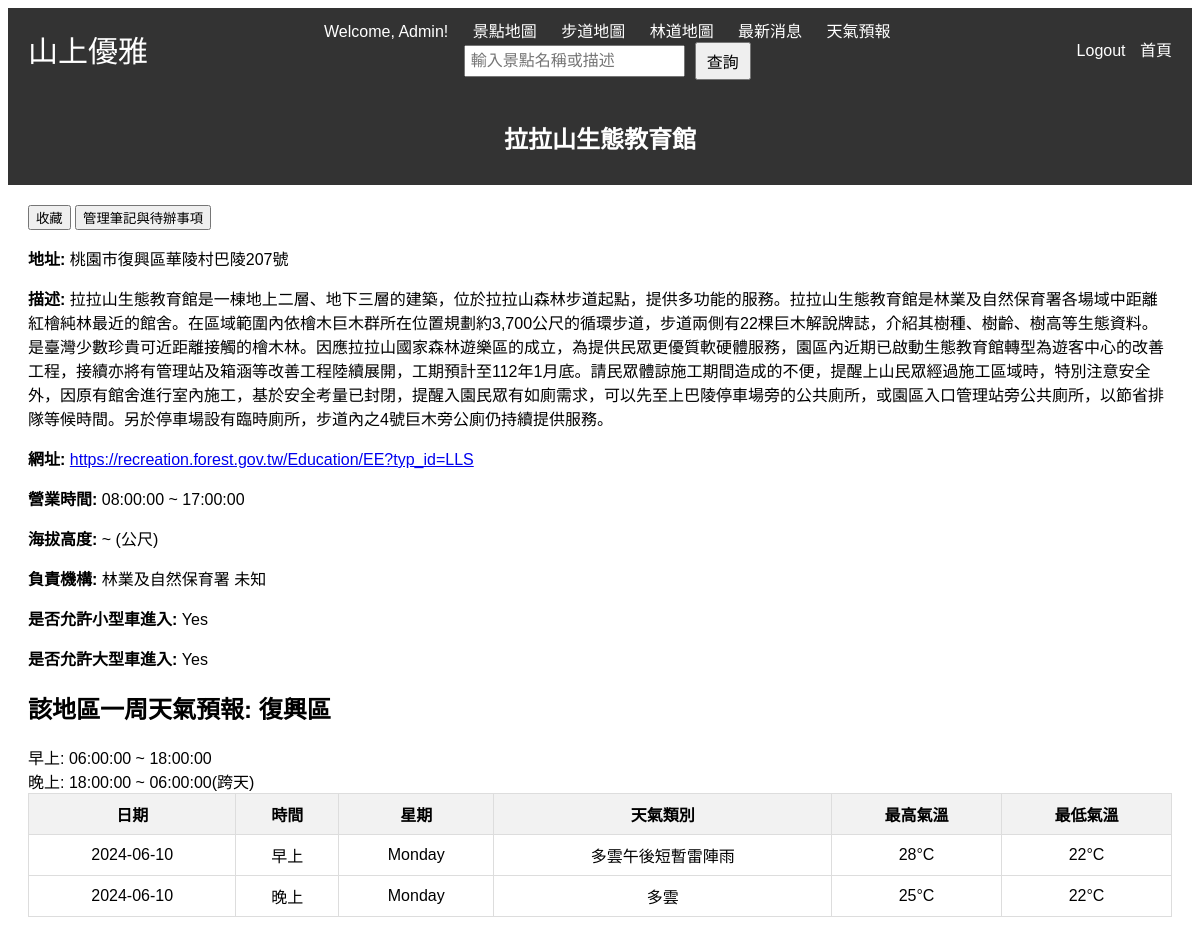
/details.php?id=47 (signed in), run on the app's committed database.
### tables this page shows
CREATE TABLE `location_info` (
  `id` int(11) NOT NULL,
  `location_name` varchar(100) NOT NULL,
  `page_url` varchar(255) NOT NULL,
  `opening_time` time DEFAULT NULL,
  `closing_time` time DEFAULT NULL,
  `address` varchar(255) NOT NULL,
  `altitude_min` int(11) DEFAULT NULL,
  `altitude_max` int(11) DEFAULT NULL,
  `description` text DEFAULT NULL,
  `managing_department` varchar(255) DEFAULT NULL,
  `coordinates` point DEFAULT NULL,
  `small_vehicle_allowed` tinyint(1) DEFAULT NULL,
  `large_vehicle_allowed` tinyint(1) DEFAULT NULL,
  `District_ID` varchar(7) NOT NULL,
  `Type_ID` int(11) NOT NULL,
  `activity_intensity` int(1) DEFAULT NULL
);

CREATE TABLE `district` (
  `District_ID` varchar(4) NOT NULL,
  `City_ID` varchar(3) NOT NULL,
  `District` varchar(6) NOT NULL
);

### details.php (the view, shortened to what this page needs)
<?php
include 'db.php';
$id = $_GET['id'];
$sql = "SELECT * FROM `location_info` WHERE id = $id";
$result = $conn->query($sql);
if ($result->num_rows > 0) {
    $location = $result->fetch_assoc();
} else {
    echo "找不到該景點的詳細訊息。";
    exit();
}
$district_id = $location['District_ID'];
$sql_district = "SELECT * FROM district WHERE District_ID = '$district_id'";
$result_district = $conn->query($sql_district);
if ($result_district->num_rows > 0) {
    $district = $result_district->fetch_assoc();
} else {
    echo "找不到該區的詳細訊息。";
    exit();
}
$sql_weather = "SELECT wf.Start_Time, wf.End_Time, wt.Weather_Type, wf.MaxTemperature, wf.MinTemperature, wf.Remarks
                FROM weather_forecast wf
                JOIN weather_types wt ON wf.Weather_Type_ID = wt.Weather_Type_ID
                WHERE wf.District_ID = '$district_id'
                AND wf.Start_Time >= CURDATE() AND wf.End_Time < DATE_ADD(CURDATE(), INTERVAL 7 DAY)
                ORDER BY wf.Start_Time";
$result_weather = $conn->query($sql_weather);
$forecast_data = [];
if ($result_weather->num_rows > 0) {
    while ($row = $result_weather->fetch_assoc()) {
        $forecast_data[] = $row;
    }
}
$tr_id = $location['TR_ID'] ?? null;
$sql_tr = "SELECT TR_Name, TR_Phone FROM tr_admin WHERE TR_ID = '$tr_id'";
$result_tr = $conn->query($sql_tr);
if ($result_tr->num_rows > 0) {
    $tr_info = $result_tr->fetch_assoc();
    $managing_department = $tr_info['TR_Name'] . ', 連絡電話: ' . $tr_info['TR_Phone'];
} else {
    $managing_department = "未知";
}
$is_logged_in = isset($_SESSION['User_ID']);
?>
<!DOCTYPE html>
<html lang="en">
<head>
    <link rel="stylesheet" href="styles.css">
</head>
<body>
<?php
include('header.php');
?>
<header>
<nav>
    <h1><?php echo $location['location_name']; ?></h1>
</nav>
</header>
    <main>
        <?php if ($is_logged_in): ?>
        <button onclick="window.location.href='favorite.php?action=add&location_id=<?php echo $id; ?>'">收藏</button>
        <button onclick="window.location.href='notes.php?location_id=<?php echo $id; ?>'">管理筆記與待辦事項</button>
    <?php else: ?>
        <p>請<a href="login.php">登入</a>以收藏景點和管理筆記。</p>
    <?php endif; ?>
        <p><strong>地址:</strong> <?php echo $location['address']; ?></p>
        <p><strong>描述:</strong> <?php echo $location['description']; ?></p>
        <p><strong>網址:</strong> <a href="<?php echo $location['page_url']; ?>" target="_blank"><?php echo $location['page_url']; ?></a></p>
        <p><strong>營業時間:</strong> <?php echo $location['opening_time']; ?> ~ <?php echo $location['closing_time']; ?></p>
        <p><strong>海拔高度:</strong> <?php echo $location['altitude_min']; ?> ~ <?php echo $location['altitude_max']; ?> (公尺)</p>
        <p><strong>負責機構:</strong> 林業及自然保育署 <?php echo $managing_department; ?></p>
        <p><strong>是否允許小型車進入:</strong> <?php echo $location['small_vehicle_allowed'] ? 'Yes' : 'No'; ?></p>
        <p><strong>是否允許大型車進入:</strong> <?php echo $location['large_vehicle_allowed'] ? 'Yes' : 'No'; ?></p>
        <h2>該地區一周天氣預報: <?php echo $district['District']; ?></h2>
        <div> 早上: 06:00:00 ~ 18:00:00</div>
        <div> 晚上: 18:00:00 ~ 06:00:00(跨天)</div>
        <table>
            <thead>
                <tr>
                    <th>日期</th>
                    <th>時間</th>
                    <th>星期</th>
                    <th>天氣類別</th>
                    <th>最高氣溫</th>
                    <th>最低氣溫</th>
                </tr>
            </thead>
            <tbody>
                <?php if (!empty($forecast_data)) : ?>
                    <?php foreach ($forecast_data as $data) : ?>
                        <tr>
                            <td><?php echo date("Y-m-d", strtotime($data['Start_Time'])); ?></td>
                            <td colspan="1">
                                <?php
                                $end_time = date("H:i:s", strtotime($data['End_Time']));
                                if ($end_time == "06:00:00") {
                                    echo '晚上';
                                } elseif ($end_time == "18:00:00") {
                                    echo '早上';
                                }
                                ?>
                            </td>
                            <td><?php echo date("l", strtotime($data['Start_Time'])); ?></td>
                            <td><?php echo $data['Weather_Type']; ?></td>
                            <td><?php echo $data['MaxTemperature']; ?>°C</td>
                            <td><?php echo $data['MinTemperature']; ?>°C</td>
                        </tr>
                    <?php endforeach; ?>
                <?php else : ?>
                    <tr>
                        <td colspan="5">沒有對應天氣資料</td>
                    </tr>
                <?php endif; ?>
            </tbody>
        </table>
    </main>
</body>
</html>

### styles.css (style rules this page uses)
body { font-family: Arial, sans-serif; }
header { background-color: #333; color: white; padding: 10px 0; text-align: center; }
main { margin: 20px; }
table { width: 100%; border-collapse: collapse; }
table, th, td { border: 1px solid black; }
th, td { padding: 10px; text-align: left; }

### details.php (style rules this page uses)
table { width: 100%; border-collapse: collapse; }
th, td { border: 1px solid #ddd; padding: 8px; text-align: center; }
th { background-color: #f2f2f2; }

### header.php (style rules this page uses)
body { font-family: Arial, sans-serif; }
header { background-color: #333; color: white; padding: 10px 0; display: flex; justify-content: space-between; align-items: center; }
nav { flex: 1; text-align: center; }
table { width: 100%; border-collapse: collapse; }
th, td { border: 1px solid #ddd; padding: 8px; text-align: center; }
th { background-color: #f2f2f2; }

### data on the page
location_info: location_name "拉拉山生態教育館", address "桃園市復興區華陵村巴陵207號", description "拉拉山生態教育館是一棟地上二層、地下三層的建築，位於拉拉山森林步道起點，提供多功能的服務。拉拉山生態教育館是林業及自然保育署各場域中距離紅檜純林最近的館舍。在區域範圍內依檜木巨木群所在位置規劃約3,700公尺的循環步道，步道兩側有22棵巨木解說牌誌，介紹其樹種、樹齡、樹高等生態資料。是臺灣少數珍貴可近距離接觸的檜木林。因應拉拉山國家森林遊樂區的成立，為提供民眾更優質軟硬體服務，園區內近期已啟動生態教育館轉型為遊客中心的改善工程，接續亦將有管理站及箱涵等改善工程陸續展開，工期預計至112年1月底。請民眾體諒施工期間造成的不便，提醒上山民眾經過施工區域時，特別注意安全外，因原有館舍進行室內施工，基於安全考量已封閉，提醒入園民眾有如廁需求，可以先至上巴陵停車場旁的公共廁所，或園區入口管理站旁公共廁所，以節省排隊等候時間。另於停車場設有臨時廁所，步道內之4號巨木旁公廁仍持續提供服務。", page_url "https://recreation.forest.gov.tw/Education/EE?typ_id=LLS", opening_time "08:00:00", closing_time "17:00:00"
district: District "復興區"

### other printed values
$_SESSION['User_first_name'] "Admin"
$managing_department "未知"
date("Y-m-d", strtotime($data['Start_Time'])) "2024-06-10"
date("l", strtotime($data['Start_Time'])) "Monday"
$data['Weather_Type'] "多雲午後短暫雷陣雨"
$data['MaxTemperature'] "28"
$data['MinTemperature'] "22"
$data['Weather_Type'] "多雲"
$data['MaxTemperature'] "25"
